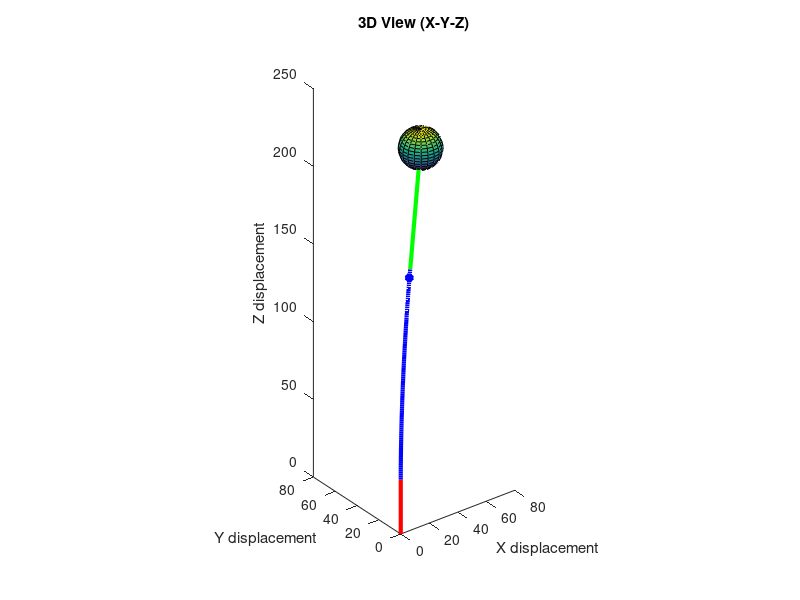
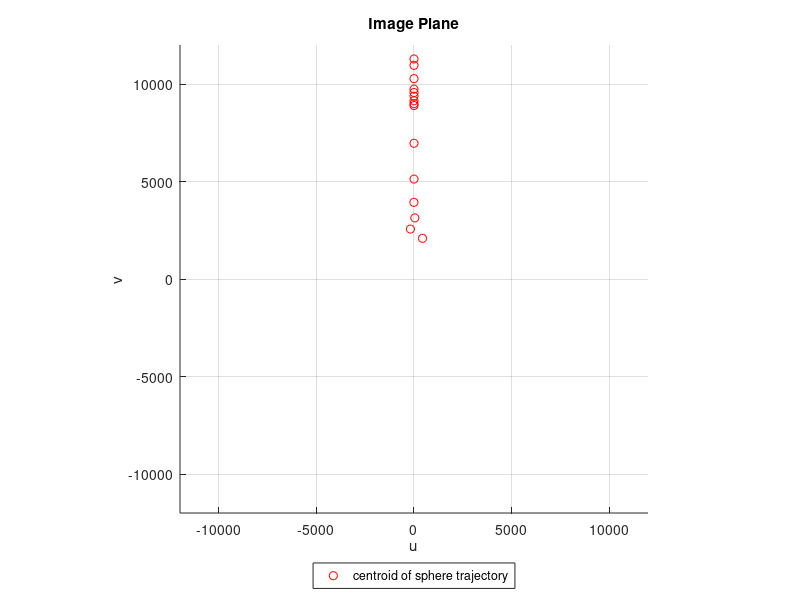

Here is the MATLAB script that generated these plots, in order:
function PBVS_SNAKE()
% This Function Runs the PBVS Control of the Snake Robot
% This is a simulator of the robot following a ball point
clc, close all
%Initial motor value test values
q1 = 50; q2 = 50; q6 = pi/3; q3 = 30;
r = 175.73; %mm
%Point for the camera to visual servo about
point = [60 60 200];
rad = 25/2;
%Control Loop
time_end = 25;
for k = 1:time_end
%GENERATE SNAKE ROBOT
[Base_2_Camera,Base_2_tool] = plot_snake_simulation(q1,q2,q3,q6,point,rad);
pause(0.0001)
%Take picture:
[image_features,depth] = take_picture_perspective(Base_2_Camera,point);
%POSITON COMPUTATION
%Estimate pose of the ball as a point:
[X,Y,Z] = estimate_pose(image_features,rad,depth);
%Put that pose into the base frame
Cam_2_point= [X, Y, Z, 1]';
P_desired = Base_2_Camera*Cam_2_point;
display(P_desired) % point
P_desired = [P_desired(1:3)' deg2rad(45)]; %desired grasping angle P_desired(1:3,1);
%Solve the Forward Kinematics
Pitch = atan(sin(q6)*tan(q2/r));
p = [Base_2_tool(1:3,4); Pitch];
%CONTROL LAW
%disp(q1), disp(q2), disp(q3), disp(rad2deg(q6))
dX = (P_desired') - (p);
%Break case close to target
if norm(dX)<1
break
end
%limit the magnitude:
Vmax = 25;
if norm(dX)>Vmax
dX = Vmax*(dX/norm(dX));
end
%Manipulator Jacobian
J = toolpoint_Jacobian(q2,q3,q6);
%Solve the motor rate of change:
dQ = J'/(J*J' + eye(4)) * dX;
%Update the joints:
dq1 = dQ(1); dq2 = dQ(2); dq3 = dQ(3); dq6 = dQ(4);
%Integrate to find new joint values:
q1 = q1 + dq1;
q2 = q2 + dq2;
q3 = q3 + dq3;
q6 = q6 + dq6;
end
end

function [Base_2_Camera,Base_2_tool] = plot_snake_simulation(q1,q2,q3,q6,pts,rad)
% This function generates the figures of the Snake Robot and the Camera
% view
% It also computes the base to camera transformation matrix
%CONSTANTS
r = 175.73; %mm
b = 5;
e = 0; %radians
q6 = q6-pi/2; %offset
%Forward Kinematics Transforms:
% q1 is a prismatic joint acting in the z-axis
Base_2_q1 = [1 0 0 0;
0 1 0 0;
0 0 1 q1;
0 0 0 1];
% q6 is a revolute joint acting about the z-axis
q1_2_q6 = [cos(q6) -sin(q6) 0 0;
sin(q6) cos(q6) 0 0;
0 0 1 0;
0 0 0 1];
% q2 is a curved tube(induces rotation about the X-axis and translation in
% the y and z-axes)
q6_2_q2 = [1 0 0 0;
0 cos(-q2/r) sin(-q2/r) r*(1-cos(q2/r));
0 -sin(-q2/r) cos(-q2/r) r*sin(q2/r);
0 0 0 1];
% The camera is -b mm offset underneath the curved tube and e is the z-axis
% rotation offset of the camera in its holder attached to the curved tube
q2_2_Camera = [cos(e) -sin(e) 0 0;
sin(e) cos(e) 0 -b;
0 0 1 0;
0 0 0 1];
Base_2_Camera = Base_2_q1*q1_2_q6*q6_2_q2*q2_2_Camera;
% q3 is the prismatic joint of the third tube
q2_2_q3 = [1 0 0 0;
0 1 0 0;
0 0 1 q3;
0 0 0 1];
%PLOT TUBE 1 LINE
pb = [0 0 0 1]';
p1 = Base_2_q1*pb;
figure(1), clf
x = [pb(1) p1(1)];
y = [pb(2) p1(2)];
z = [pb(3) p1(3)];
plot3(x,y,z,'r-','LineWidth',3);
%PLOT TUBE 2 LINE
pii2 = p1;
for ii = linspace(0,q2,100)
q6_2_q2 = [1 0 0 0;
0 cos(-ii/r) -sin(-ii/r) r*(1-cos(ii/r));
0 sin(-ii/r) cos(-ii/r) r*sin(ii/r);
0 0 0 1];
p2 = Base_2_q1*q1_2_q6*q6_2_q2*pb;
hold on
x = [pii2(1) p2(1)];
y = [pii2(2) p2(2)];
z = [pii2(3) p2(3)];
plot3(x,y,z,'b-','LineWidth',3);
pii2 = p2;
end
p2 = Base_2_q1*q1_2_q6*q6_2_q2*pb;
%PLOT CAMERA POINT
pC = Base_2_Camera*pb;
hold on
plot3(pC(1),pC(2),pC(3),'b*','LineWidth',3);
%PLOT TUBE 3 LINE
Base_2_tool = Base_2_q1*q1_2_q6*q6_2_q2*q2_2_q3;
p3 = Base_2_q1*q1_2_q6*q6_2_q2*q2_2_q3*pb;
hold on
x = [p2(1) p3(1)]; y = [p2(2) p3(2)]; z = [p2(3) p3(3)];
plot3(x,y,z,'g-','LineWidth',3);
hold on
%PLOT the target point
hold on
[xs,ys,zs] = sphere;
surf(xs*rad+pts(1), ys*rad+pts(2), zs*rad+pts(3));
title('3D View (X-Y-Z)'), xlabel('X displacement')
ylabel('Y displacement'), zlabel('Z displacement')
view(3)
daspect([1 1 1])
%Initial Picture:
%Take picture:
[image_features,~] = take_picture_perspective(Base_2_Camera,pts);
figure(2);
grid on; axis equal; hold on
plot(image_features(:,1),image_features(:,2),'ro')
title('Image Plane')
xlabel('u')
ylabel('v')
axis([-12000 12000 -12000 12000])
legend('centroid of sphere trajectory','Location','southoutside')
end
%CAMERA MODEL
function [image_features,depth] = take_picture_perspective(Base_2_Camera,point)
%Camera model, perspective
% provided that points [x y z] are in world frame,
% this find the points relative to camera pose [x,y,z,th...]
%Find World to Camera transform
W_T_c = Base_2_Camera;
%intrinsic features
%Focal and pixel dimensions
f = 0.015; pu =10^-5; pv = pu;
uo = 0; vo = 0;
%camera matrix
cam_mat = [f 0 0 0;
0 f 0 0;
0 0 1 0];
%Image plane K
K = [(1/pu) 0 uo;
0 (1/pv) vo;
0 0 1];
%Extract homogenous
W_P = [point 1]';
%Find camera to point distance
C_P = (W_T_c) \ W_P;
%Camera Model
p_ = K*cam_mat*C_P;
%depth
depth = C_P(3);
%convert out of homogeneous
p = p_/p_(3);
u = p(1);
v = p(2);
%image_features = [image_features; u, v];
image_features = [u,v];
end
function [X,Y,Z] = estimate_pose(image_features,rad,depth)
%intrinsic features
%Focal and pixel dimensions
f = 0.015; pu =10^-5;
%Extract data from image features
centre = image_features(1,:);
%Disparity
%Z = f_*Actual_width/pixel_width;
f_ = f/pu;
Z = depth;
%Output
X = centre(1)*Z/f_;
Y = centre(2)*Z/f_;
%Z = Z - rad; %surface of ball
end
function [J] = toolpoint_Jacobian(Q2_current,Q3_current,Q6_current)
% This function is for:
% Quickly computing the Jacobian generated from the symbolic toolbox
%CONSTANTS
r = 175.73; %mm
%Manipulator Jacobian
J = [ 0, cos(Q6_current)*(sin(Q2_current/r)+(Q3_current*cos(Q2_current/r))/r), sin(Q2_current/r)*cos(Q6_current), sin(Q6_current)*(r*(cos(Q2_current/r)-1)-Q3_current*sin(Q2_current/r))
0, sin(Q6_current)*(sin(Q2_current/r)+(Q3_current*cos(Q2_current/r))/r), sin(Q2_current/r)*sin(Q6_current), -cos(Q6_current)*(r*(cos(Q2_current/r)-1)-Q3_current*sin(Q2_current/r))
1, cos(Q2_current/r)-(Q3_current*sin(Q2_current/r))/r, cos(Q2_current/r), 0
0, (sin(Q6_current)*(tan(Q2_current/r)^2+1))/(r*(tan(Q2_current/r)^2*sin(Q6_current)^2+1)), 0, (tan(Q2_current/r)*cos(Q6_current))/(tan(Q2_current/r)^2*sin(Q6_current)^2+1)];
end